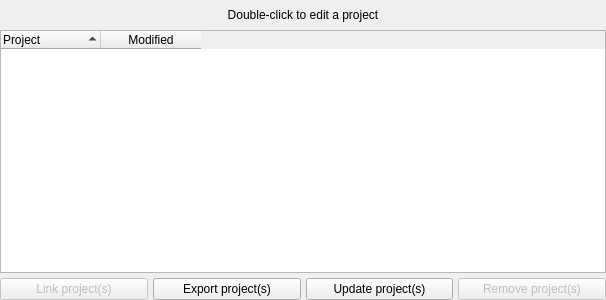
<?xml version="1.0" encoding="UTF-8"?>
<ui version="4.0">
 <class>MyProjectsPage</class>
 <widget class="QWidget" name="MyProjectsPage">
  <property name="geometry">
   <rect>
    <x>0</x>
    <y>0</y>
    <width>606</width>
    <height>300</height>
   </rect>
  </property>
  <layout class="QVBoxLayout" name="verticalLayout">
   <property name="spacing">
    <number>0</number>
   </property>
   <property name="margin">
    <number>0</number>
   </property>
   <item>
    <widget class="QLabel" name="hint">
     <property name="sizePolicy">
      <sizepolicy hsizetype="Preferred" vsizetype="Fixed">
       <horstretch>0</horstretch>
       <verstretch>0</verstretch>
      </sizepolicy>
     </property>
     <property name="minimumSize">
      <size>
       <width>0</width>
       <height>30</height>
      </size>
     </property>
     <property name="maximumSize">
      <size>
       <width>16777215</width>
       <height>30</height>
      </size>
     </property>
     <property name="text">
      <string>Double-click to edit a project</string>
     </property>
     <property name="alignment">
      <set>Qt::AlignCenter</set>
     </property>
    </widget>
   </item>
   <item>
    <widget class="QTreeWidget" name="projects">
     <property name="focusPolicy">
      <enum>Qt::NoFocus</enum>
     </property>
     <property name="contextMenuPolicy">
      <enum>Qt::NoContextMenu</enum>
     </property>
     <property name="styleSheet">
      <string notr="true">QTreeView {
	show-decoration-selected: 1;
}
QTreeView::item {
	padding:3px 0px; 
	border: 1px solid palette(base);
}
QTreeView::text {
	margin: 0px; 
	padding:0px; 
	subcontrol-origin: border; 
	subcontrol-position: bottom center; 
	border: none;
}
QTreeView::item:selected:active,
QTreeView::item:selected:!active {
	border: 1px solid palette(highlight); 
	background-color: palette(highlight); 
	color: palette(highlighted-text);
}
QTreeView::item:hover {
	border: 1px groove palette(dark); 
	background-color: palette(mid); 
	color: palette(highlighted-text);
}
QTreeView::item:selected:first,
QTreeView::item:hover:first{
	border-left: none; 
	border-right: none;
}
QTreeView::item:selected:last,
QTreeView::item:hover:last{
	border-left: none;
}
QTreeView::branch {
	border:none; 
	image:none; 
	background-color:palette(base); 
	margin:0px; 
	padding-top:2px;
}
QTreeView::branch:selected:active,
QTreeView::branch:selected:!active {
	background-color: palette(highlight); 
	border-right: none;
}
QTreeView::branch:hover {
	border: none; 
/*1px groove palette(dark); */
	background-color: palette(mid); 
	color: palette(highlighted-text); 
	border-right: none;
}
QTreeView::branch:has-children:!has-siblings:closed,
QTreeView::branch:closed:has-children:has-siblings {
	image: url(:/treeview/expand.png);
}
QTreeView::branch:open:has-children:!has-siblings,
QTreeView::branch:open:has-children:has-siblings {
	image: url(:/treeview/collapse.png);
}
</string>
     </property>
     <property name="horizontalScrollBarPolicy">
      <enum>Qt::ScrollBarAlwaysOff</enum>
     </property>
     <property name="editTriggers">
      <set>QAbstractItemView::NoEditTriggers</set>
     </property>
     <property name="showDropIndicator" stdset="0">
      <bool>false</bool>
     </property>
     <property name="selectionMode">
      <enum>QAbstractItemView::ExtendedSelection</enum>
     </property>
     <property name="iconSize">
      <size>
       <width>18</width>
       <height>18</height>
      </size>
     </property>
     <property name="rootIsDecorated">
      <bool>true</bool>
     </property>
     <property name="uniformRowHeights">
      <bool>true</bool>
     </property>
     <property name="sortingEnabled">
      <bool>true</bool>
     </property>
     <property name="animated">
      <bool>true</bool>
     </property>
     <property name="expandsOnDoubleClick">
      <bool>false</bool>
     </property>
     <attribute name="headerStretchLastSection">
      <bool>false</bool>
     </attribute>
     <column>
      <property name="text">
       <string>Project</string>
      </property>
     </column>
     <column>
      <property name="text">
       <string>Modified</string>
      </property>
      <property name="textAlignment">
       <set>AlignHCenter|AlignVCenter|AlignCenter</set>
      </property>
     </column>
    </widget>
   </item>
   <item>
    <widget class="QWidget" name="buttonsLayout" native="true">
     <layout class="QHBoxLayout" name="horizontalLayout">
      <property name="spacing">
       <number>5</number>
      </property>
      <property name="leftMargin">
       <number>0</number>
      </property>
      <property name="topMargin">
       <number>5</number>
      </property>
      <property name="rightMargin">
       <number>0</number>
      </property>
      <property name="bottomMargin">
       <number>0</number>
      </property>
      <item>
       <widget class="QPushButton" name="linkProjects">
        <property name="enabled">
         <bool>false</bool>
        </property>
        <property name="text">
         <string>Link project(s)</string>
        </property>
        <property name="icon">
         <iconset resource="resources.qrc">
          <normaloff>:/icons/link-projects.png</normaloff>:/icons/link-projects.png</iconset>
        </property>
       </widget>
      </item>
      <item>
       <widget class="QPushButton" name="exportProjects">
        <property name="text">
         <string>Export project(s)</string>
        </property>
        <property name="icon">
         <iconset resource="resources.qrc">
          <normaloff>:/icons/export-projects.png</normaloff>:/icons/export-projects.png</iconset>
        </property>
       </widget>
      </item>
      <item>
       <widget class="QPushButton" name="syncProjects">
        <property name="text">
         <string>Update project(s)</string>
        </property>
        <property name="icon">
         <iconset resource="resources.qrc">
          <normaloff>:/icons/sync-projects.png</normaloff>:/icons/sync-projects.png</iconset>
        </property>
       </widget>
      </item>
      <item>
       <widget class="QPushButton" name="deleteProjects">
        <property name="enabled">
         <bool>false</bool>
        </property>
        <property name="text">
         <string>Remove project(s)</string>
        </property>
        <property name="icon">
         <iconset resource="resources.qrc">
          <normaloff>:/icons/delete-projects.png</normaloff>:/icons/delete-projects.png</iconset>
        </property>
       </widget>
      </item>
     </layout>
    </widget>
   </item>
  </layout>
 </widget>
 <resources>
  <include location="resources.qrc"/>
 </resources>
 <connections/>
</ui>
